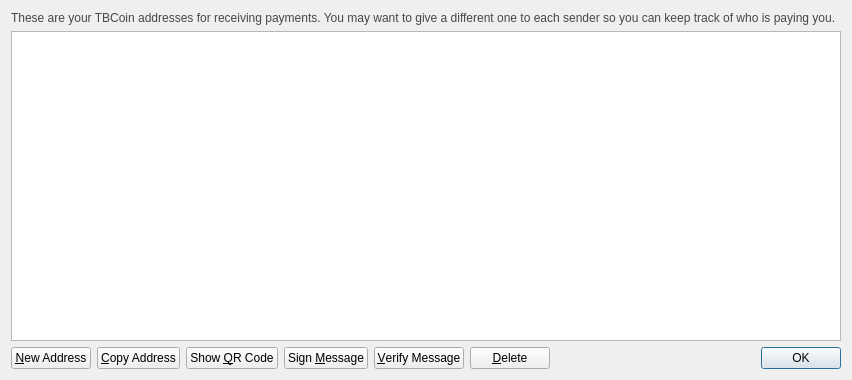
<?xml version="1.0" encoding="UTF-8"?>
<ui version="4.0">
 <class>AddressBookPage</class>
 <widget class="QWidget" name="AddressBookPage">
  <property name="geometry">
   <rect>
    <x>0</x>
    <y>0</y>
    <width>852</width>
    <height>380</height>
   </rect>
  </property>
  <property name="windowTitle">
   <string>Address Book</string>
  </property>
  <layout class="QVBoxLayout" name="verticalLayout">
   <item>
    <widget class="QLabel" name="labelExplanation">
     <property name="styleSheet">
      <string notr="true">#labelExplanation { color: #464747; }</string>
     </property>
     <property name="text">
      <string>These are your TBCoin addresses for receiving payments. You may want to give a different one to each sender so you can keep track of who is paying you.</string>
     </property>
     <property name="textFormat">
      <enum>Qt::PlainText</enum>
     </property>
     <property name="wordWrap">
      <bool>true</bool>
     </property>
    </widget>
   </item>
   <item>
    <widget class="QTableView" name="tableView">
     <property name="contextMenuPolicy">
      <enum>Qt::CustomContextMenu</enum>
     </property>
     <property name="toolTip">
      <string>Double-click to edit address or label</string>
     </property>
     <property name="tabKeyNavigation">
      <bool>false</bool>
     </property>
     <property name="alternatingRowColors">
      <bool>true</bool>
     </property>
     <property name="selectionMode">
      <enum>QAbstractItemView::SingleSelection</enum>
     </property>
     <property name="selectionBehavior">
      <enum>QAbstractItemView::SelectRows</enum>
     </property>
     <property name="sortingEnabled">
      <bool>true</bool>
     </property>
     <attribute name="verticalHeaderVisible">
      <bool>false</bool>
     </attribute>
    </widget>
   </item>
   <item>
    <layout class="QHBoxLayout" name="horizontalLayout">
     <item>
      <widget class="QPushButton" name="newAddressButton">
       <property name="toolTip">
        <string>Create a new address</string>
       </property>
       <property name="text">
        <string>&amp;New Address</string>
       </property>
       <property name="icon">
        <iconset resource="../bitcoin.qrc">
         <normaloff>:/icons/add</normaloff>:/icons/add</iconset>
       </property>
      </widget>
     </item>
     <item>
      <widget class="QPushButton" name="copyToClipboard">
       <property name="toolTip">
        <string>Copy the currently selected address to the system clipboard</string>
       </property>
       <property name="text">
        <string>&amp;Copy Address</string>
       </property>
       <property name="icon">
        <iconset resource="../bitcoin.qrc">
         <normaloff>:/icons/editcopy</normaloff>:/icons/editcopy</iconset>
       </property>
      </widget>
     </item>
     <item>
      <widget class="QPushButton" name="showQRCode">
       <property name="text">
        <string>Show &amp;QR Code</string>
       </property>
       <property name="icon">
        <iconset resource="../bitcoin.qrc">
         <normaloff>:/icons/qrcode</normaloff>:/icons/qrcode</iconset>
       </property>
      </widget>
     </item>
     <item>
      <widget class="QPushButton" name="signMessage">
       <property name="toolTip">
        <string>Sign a message to prove you own a TBCoin address</string>
       </property>
       <property name="text">
        <string>Sign &amp;Message</string>
       </property>
       <property name="icon">
        <iconset resource="../bitcoin.qrc">
         <normaloff>:/icons/edit</normaloff>:/icons/edit</iconset>
       </property>
      </widget>
     </item>
     <item>
      <widget class="QPushButton" name="verifyMessage">
       <property name="toolTip">
        <string>Verify a message to ensure it was signed with a specified TBCoin address</string>
       </property>
       <property name="text">
        <string>&amp;Verify Message</string>
       </property>
       <property name="icon">
        <iconset resource="../bitcoin.qrc">
         <normaloff>:/icons/transaction_0</normaloff>:/icons/transaction_0</iconset>
       </property>
      </widget>
     </item>
     <item>
      <widget class="QPushButton" name="deleteButton">
       <property name="toolTip">
        <string>Delete the currently selected address from the list</string>
       </property>
       <property name="text">
        <string>&amp;Delete</string>
       </property>
       <property name="icon">
        <iconset resource="../bitcoin.qrc">
         <normaloff>:/icons/remove</normaloff>:/icons/remove</iconset>
       </property>
      </widget>
     </item>
     <item>
      <spacer name="horizontalSpacer">
       <property name="orientation">
        <enum>Qt::Horizontal</enum>
       </property>
       <property name="sizeHint" stdset="0">
        <size>
         <width>40</width>
         <height>20</height>
        </size>
       </property>
      </spacer>
     </item>
     <item>
      <widget class="QDialogButtonBox" name="buttonBox">
       <property name="sizePolicy">
        <sizepolicy hsizetype="Maximum" vsizetype="Fixed">
         <horstretch>0</horstretch>
         <verstretch>0</verstretch>
        </sizepolicy>
       </property>
       <property name="standardButtons">
        <set>QDialogButtonBox::Ok</set>
       </property>
      </widget>
     </item>
    </layout>
   </item>
  </layout>
 </widget>
 <resources>
  <include location="../bitcoin.qrc"/>
 </resources>
 <connections/>
</ui>
